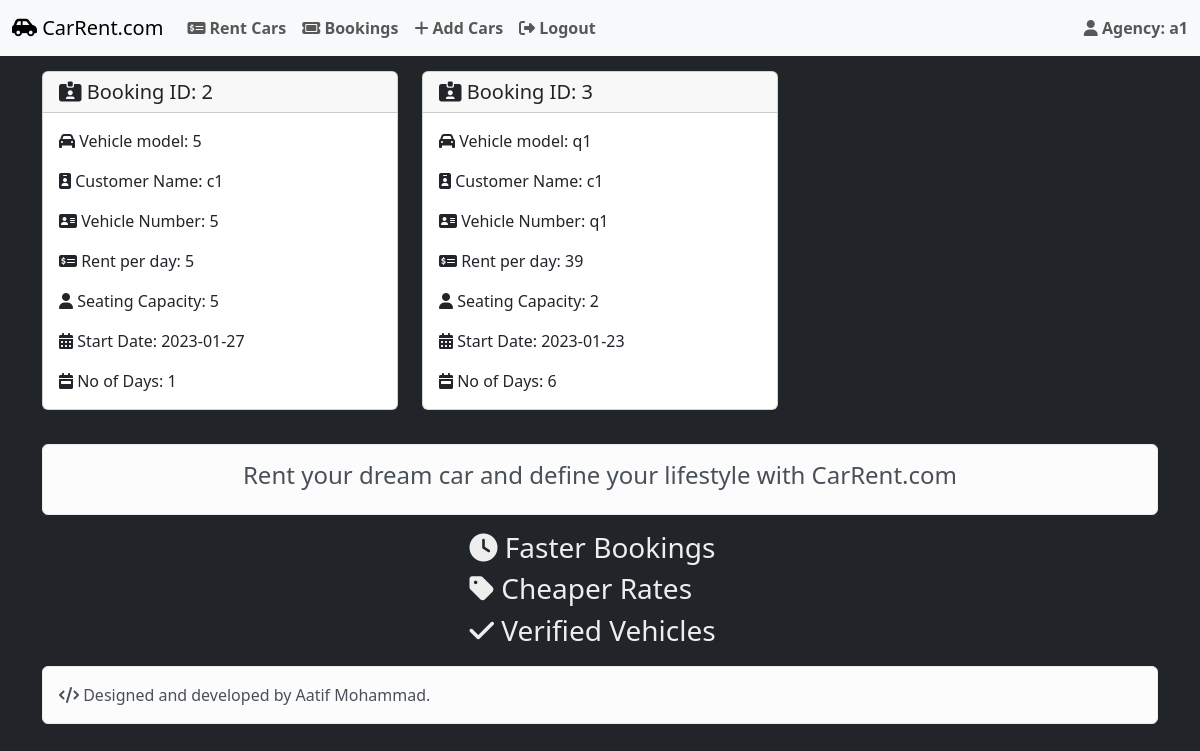
Page /ViewBookedCars.php (signed in) on the committed database.
### tables this page shows
CREATE TABLE `bookings` (
  `booking_id` int(11) NOT NULL,
  `customer_id` int(250) NOT NULL,
  `car_id` int(250) NOT NULL,
  `from_date` date NOT NULL,
  `days` int(250) NOT NULL,
  `time` timestamp NOT NULL DEFAULT current_timestamp()
);

CREATE TABLE `cars` (
  `car_id` int(250) NOT NULL,
  `model` varchar(250) NOT NULL,
  `number` varchar(250) NOT NULL,
  `capacity` int(250) NOT NULL,
  `rent` int(250) NOT NULL,
  `agency_id` int(250) NOT NULL,
  `status` text NOT NULL DEFAULT 'available',
  `time` timestamp NOT NULL DEFAULT current_timestamp()
);

CREATE TABLE `customers` (
  `customer_id` int(11) NOT NULL,
  `name` text NOT NULL,
  `mail` varchar(250) NOT NULL,
  `password` varchar(250) NOT NULL,
  `time` timestamp NOT NULL DEFAULT current_timestamp()
);

### ViewBookedCars.php (the view, shortened to what this page needs)
<?php
include 'nav.php';
$id=$_SESSION['id'];
$qr="SELECT * FROM bookings LEFT JOIN cars ON bookings.car_id = cars.car_id WHERE cars.agency_id='$id' ";
$res=mysqli_query($con,$qr);
?>
    <div class="container">
      <div class="row row-cols-1 row-cols-sm-2 row-cols-md-3">
<?php
  while($dis=mysqli_fetch_assoc($res)){
    $customer_id=$dis['customer_id'];
    $qr2="SELECT `name` FROM customers WHERE customer_id='$customer_id' ";
    $res2=mysqli_query($con,$qr2);
    $dis2=mysqli_fetch_assoc($res2);
?>
        <div class="col">
          <div class="card">
            <h5 class="card-header"><i class="fa-sharp fa-solid fa-id-card-clip"></i> Booking ID: <?php echo $dis['booking_id']; ?></h5>
            <div class="card-body">
              <p class="card-text"><i class="fa-sharp fa-solid fa-car"></i> Vehicle model: <?php echo $dis['model']; ?></p>
              <p class="card-text"><i class="fa-sharp fa-solid fa-id-badge"></i> Customer Name: <?php echo $dis2['name']; ?></p>
              <p class="card-text"><i class="fa-sharp fa-solid fa-address-card"></i> Vehicle Number: <?php echo $dis['number']; ?></p>
              <p class="card-text"><i class="fa-sharp fa-solid fa-money-check-dollar"></i> Rent per day: <?php echo $dis['rent']; ?></p>
              <p class="card-text"><i class="fa-sharp fa-solid fa-user"></i> Seating Capacity: <?php echo $dis['capacity']; ?></p>
              <p class="card-text"><i class="fa-sharp fa-solid fa-calendar-days"></i> Start Date: <?php echo $dis['from_date']; ?></p>
              <p class="card-text"><i class="fa-sharp fa-solid fa-calendar-week"></i> No of Days: <?php echo $dis['days']; ?></p>
            </div>
          </div>
        </div>
<?php
  }
    ?>
      </div>
    </div>
  </body>
</html>
<?php
include 'footer.php';
?>

### style.css (style rules this page uses)
.container { margin-top: 10px; }
.card { margin-top: 5px; }

### rows in the picture
bookings: booking_id "2", car.model "5", customer.name "c1", car.number "5", car.rent "5", car.capacity "5", from_date "2023-01-27", days "1"
bookings: booking_id "3", car.model "q1", customer.name "c1", car.number "q1", car.rent "39", car.capacity "2", from_date "2023-01-23", days "6"

### other values in the picture
$_SESSION['name'] "a1"
